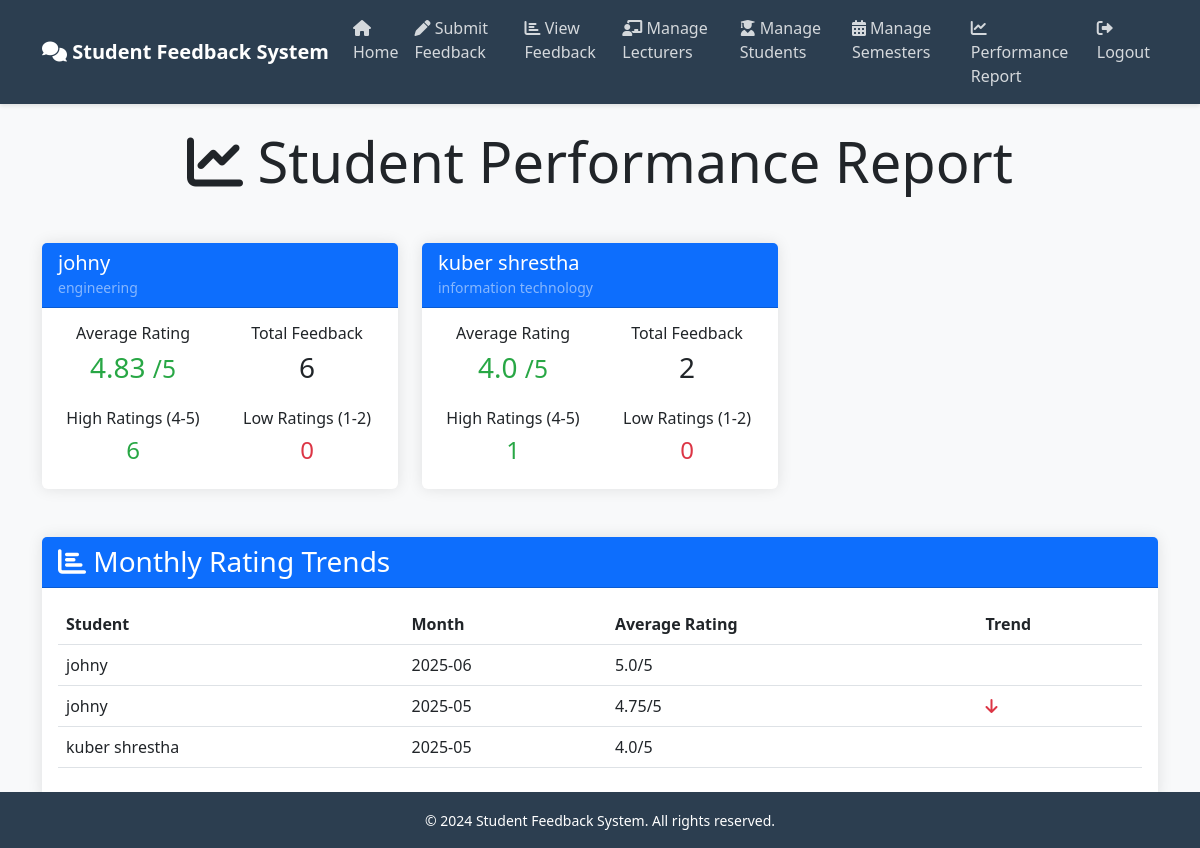
The page /performance_report (signed in) on the database its author committed.
### tables this page shows
CREATE TABLE students (
                    id INTEGER PRIMARY KEY AUTOINCREMENT,
                    name TEXT NOT NULL,
                    email TEXT UNIQUE NOT NULL,
                    department TEXT NOT NULL,
                    enrollment_date DATE NOT NULL
                );

### app.py (the view)
@app.route('/performance_report')
@login_required
def performance_report():
    conn = sqlite3.connect(DB_NAME)
    c = conn.cursor()
    c.execute("""
        SELECT
            s.id,
            s.name,
            s.department,
            COUNT(f.id) as total_feedback,
            ROUND(AVG(f.rating), 2) as avg_rating,
            (SELECT COUNT(*) FROM feedback f2
             WHERE f2.student_id = s.id AND f2.rating >= 4) as high_ratings,
            (SELECT COUNT(*) FROM feedback f3
             WHERE f3.student_id = s.id AND f3.rating <= 2) as low_ratings
        FROM students s
        LEFT JOIN feedback f ON s.id = f.student_id
        GROUP BY s.id
        ORDER BY avg_rating DESC
    """)
    performance_data = c.fetchall()
    c.execute("""
        SELECT
            s.name,
            strftime('%Y-%m', f.submission_date) as month,
            ROUND(AVG(f.rating), 2) as monthly_avg
        FROM students s
        JOIN feedback f ON s.id = f.student_id
        GROUP BY s.id, month
        ORDER BY s.name, month DESC
    """)
    monthly_trends = c.fetchall()
    conn.close()
    return render_template('performance_report.html',
                         performance_data=performance_data,
                         monthly_trends=monthly_trends)

### app.py (called while the page is built)
def login_required(f):
    @wraps(f)
    def decorated_function(*args, **kwargs):
        if 'admin_logged_in' not in session:
            flash('Please log in to access this page', 'error')
            return redirect(url_for('admin_login'))
        return f(*args, **kwargs)
    return decorated_function

### templates/performance_report.html (shortened to what this page needs)
{% extends "base.html" %}
{% block content %}
<div class="row mb-4">
    <div class="col-12">
        <h1 class="display-4 text-center mb-4">
            <i class="fas fa-chart-line"></i> Student Performance Report
        </h1>
    </div>
</div>
<div class="row mb-4">
    {% for data in performance_data %}
    <div class="col-md-6 col-lg-4 mb-4">
        <div class="card stats-card h-100">
            <div class="card-header bg-primary text-white">
                <h5 class="card-title mb-0">{{ data[1] }}</h5>
                <small class="text-white-50">{{ data[2] }}</small>
            </div>
            <div class="card-body">
                <div class="row text-center">
                    <div class="col-6 mb-3">
                        <h6>Average Rating</h6>
                        <h3 class="
                            {% if data[4] >= 4 %}rating-high
                            {% elif data[4] >= 3 %}rating-medium
                            {% else %}rating-low{% endif %}
                        ">
                            {{ data[4] if data[4] else 'N/A' }}
                            <small>/5</small>
                        </h3>
                    </div>
                    <div class="col-6 mb-3">
                        <h6>Total Feedback</h6>
                        <h3>{{ data[3] }}</h3>
                    </div>
                </div>
                <div class="row text-center">
                    <div class="col-6">
                        <h6>High Ratings (4-5)</h6>
                        <h4 class="rating-high">{{ data[5] }}</h4>
                    </div>
                    <div class="col-6">
                        <h6>Low Ratings (1-2)</h6>
                        <h4 class="rating-low">{{ data[6] }}</h4>
                    </div>
                </div>
            </div>
        </div>
    </div>
    {% endfor %}
</div>
<div class="row mb-4">
    <div class="col-12">
        <div class="card">
            <div class="card-header bg-primary text-white">
                <h3 class="card-title mb-0">
                    <i class="fas fa-chart-bar"></i> Monthly Rating Trends
                </h3>
            </div>
            <div class="card-body">
                <div class="table-responsive">
                    <table class="table table-hover">
                        <thead>
                            <tr>
                                <th>Student</th>
                                <th>Month</th>
                                <th>Average Rating</th>
                                <th>Trend</th>
                            </tr>
                        </thead>
                        <tbody>
                            {% for trend in monthly_trends %}
                            <tr>
                                <td>{{ trend[0] }}</td>
                                <td>{{ trend[1] }}</td>
                                <td>{{ trend[2] }}/5</td>
                                <td>
                                    {% if loop.index > 1 and trend[0] == monthly_trends[loop.index-2][0] %}
                                        {% if trend[2] > monthly_trends[loop.index-2][2] %}
                                            <i class="fas fa-arrow-up trend-up"></i>
                                        {% elif trend[2] < monthly_trends[loop.index-2][2] %}
                                            <i class="fas fa-arrow-down trend-down"></i>
                                        {% else %}
                                            <i class="fas fa-equals text-muted"></i>
                                        {% endif %}
                                    {% endif %}
                                </td>
                            </tr>
                            {% endfor %}
                        </tbody>
                    </table>
                </div>
            </div>
        </div>
    </div>
</div>
{% endblock %}

### templates/base.html (style rules this page uses)
:root { --primary-color: #2c3e50; --secondary-color: #3498db; }
body { background-color: #f8f9fa; font-family: 'Segoe UI', Tahoma, Geneva, Verdana, sans-serif; }
.card { border: none; box-shadow: 0 0 15px rgba(0,0,0,0.1); transition: transform 0.3s; }

### templates/performance_report.html (style rules this page uses)
.stats-card { transition: transform 0.3s; }
.rating-high { color: #28a745; }
.rating-low { color: #dc3545; }
.trend-down { color: #dc3545; }

### rows shown on the page
students: name "johny", department "engineering", data "4.83", data "6", data "0", trend "2025-06", trend "5.0", trend "2025-05", trend "4.75"
students: name "kuber shrestha", department "information technology", data "4.0", id "2", data "1", data "0", trend "2025-05", trend "4.0"
